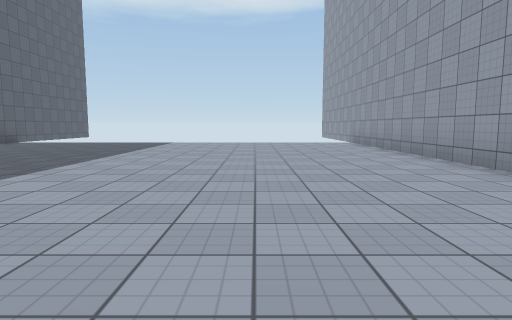
View 1 (above)

20 first-person views from a walk through a scene from a Unity 3-D project. The camera is 1.2 m above the floor, tilts 6° down and sees 75° across. The floor is counted in squares, 2 m on a side. Each view is taken from the middle of a square. On the plan, view 1 faces up. The plan holds only what a view shows up to about 10 squares ahead; the rest is blank. The player character is not drawn. Surface patterns are stand-ins for the level's own textures.

View 2
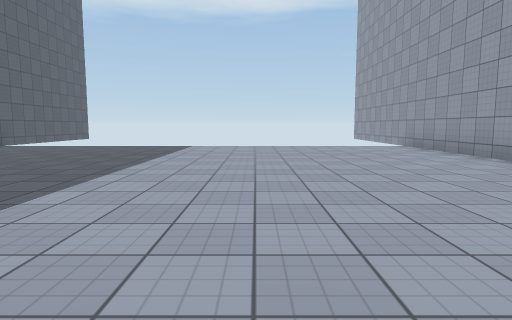

View 3
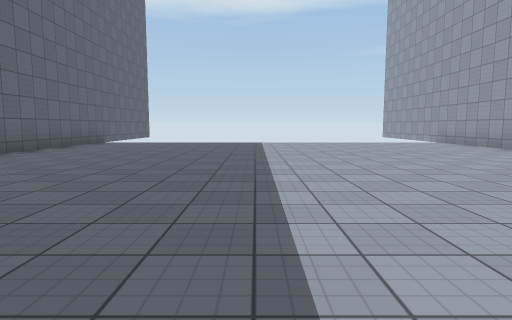

View 4
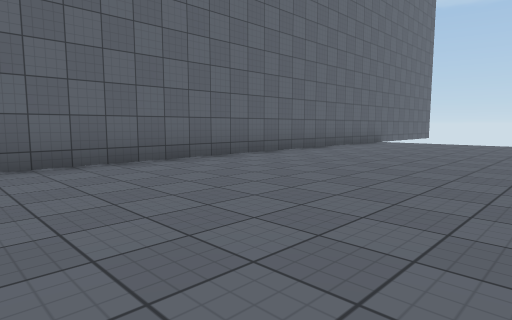

View 5
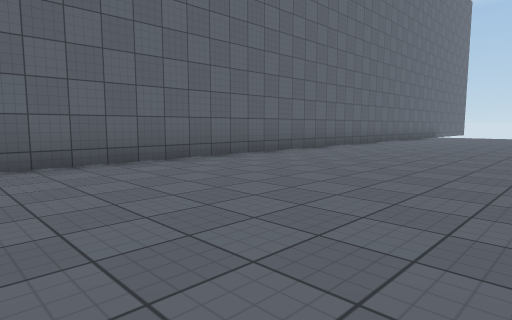

View 6
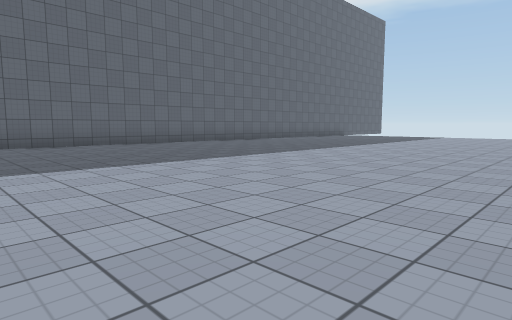

View 7
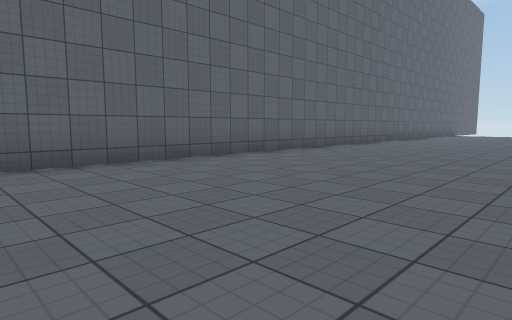

View 8
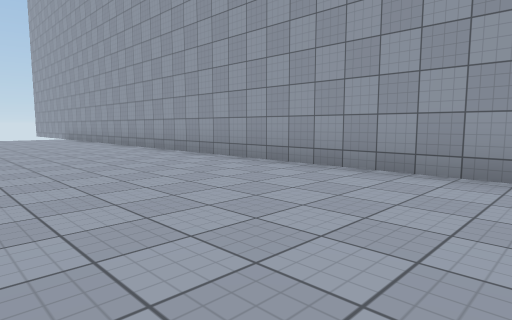

View 9
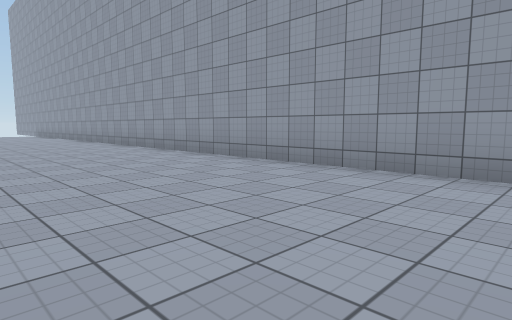

View 10
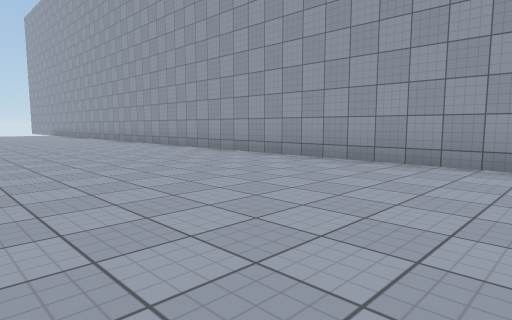

View 11
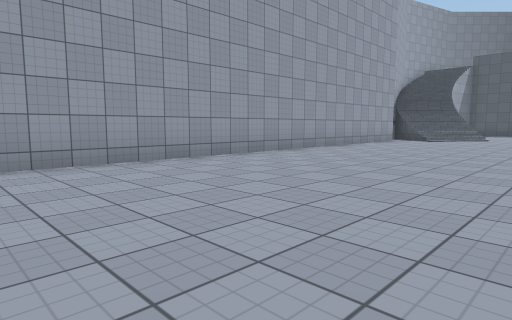

View 12
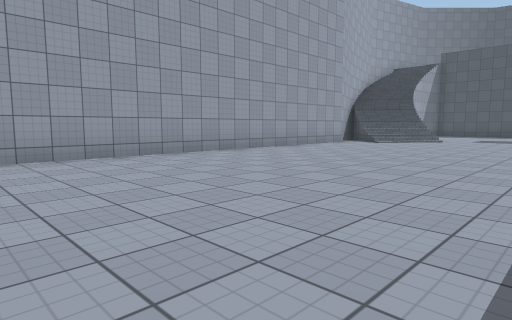

View 13
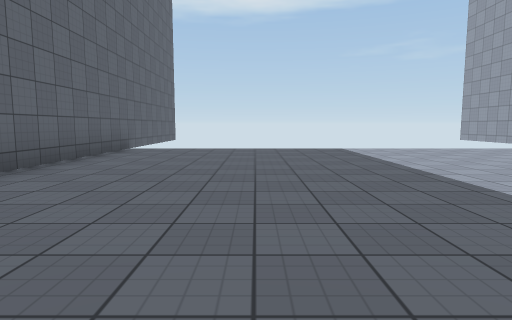

View 14
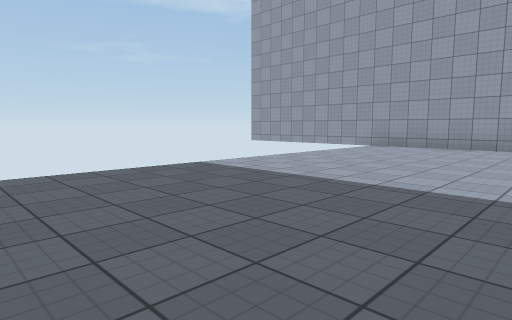

View 15
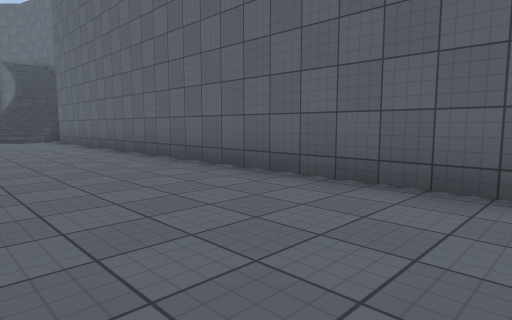

View 16
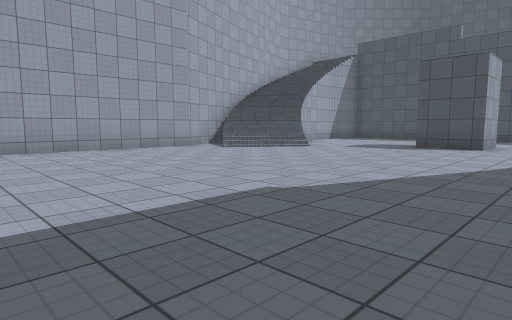

View 17
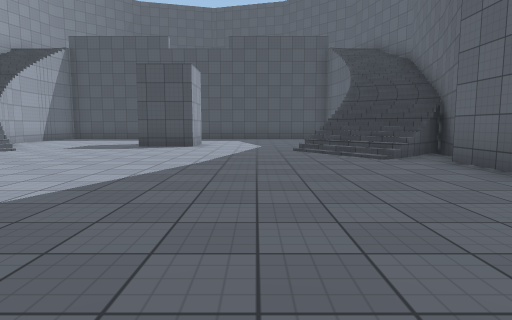

View 18
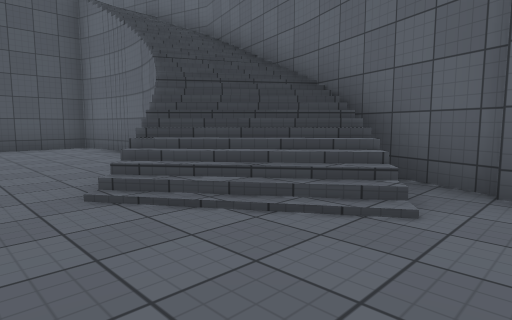

View 19
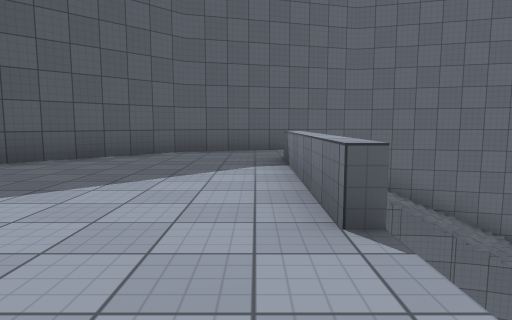

View 20
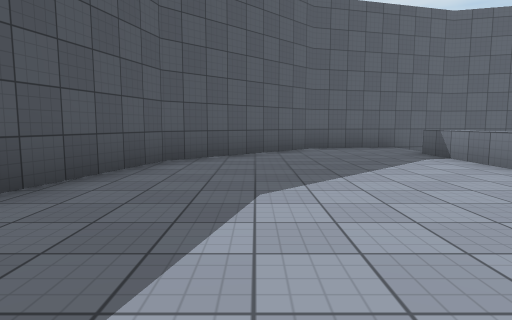

### Floor plan
Key: @ floor where view 1 was taken; # wall or solid block; . main floor; : floor 7.5 m higher than the main floor; / step, stairs or slope; = window, fence, low wall or low ledge.
Columns run from 11 left of view 1 to 4 right of it. Each row starts with its distance up from view 1.
 12   ##          ##
 11   #............#
 10   #............#
  9   #............#
  8   #............#
  7   #............#
  6   #............#
  5   #............#
  4   #............#
  3   #............#
  2   #............#
  1   #............#
  0   #........@...#
 -1   #............#
 -2   #............#
 -3   #............#
 -4   #............#
 -5   #............#
 -6   #............#
 -7   #............#
 -8   #............#
 -9   #............#
-10   #.... .......#
-11   #...  .......#
-12   #...  .......#
-13   #............#
-14   #............#
-15   #............#
-16   #............#
-17   #............#
-18   #............#
-19   #//......../.#
-20  ##//......../
-21  #////......=/
-22  #//#......../
-23 ##//....##....
-24 #///..
-25 #///..
-26 #///..
-27 #//#.....
-28 ##::::::::
-29  #:::::::
-30  ##:::::::
-31   ##:::::::
-32    ##:::::
-33     ###::
-34       ##

Where each view was taken, in squares from view 1:
view 1: 0 up, 0 right, facing up
view 2: 2 up, 1 left, facing up
view 3: 0 up, 3 left, facing up
view 4: 0 up, 3 left, facing up-left
view 5: 6 down, 3 left, facing up-left
view 6: 6 down, 2 right, facing up-left
view 7: 9 down, 3 left, facing up-left
view 8: 4 down, 1 left, facing up-right
view 9: 9 down, 1 left, facing up-right
view 10: 10 down, 2 left, facing up-right
view 11: 6 down, 2 left, facing down-right
view 12: 8 down, 3 left, facing down-right
view 13: 3 up, 5 left, facing up
view 14: 7 up, 6 left, facing up-right
view 15: 6 down, 5 left, facing down-left
view 16: 13 down, 5 left, facing down-right
view 17: 13 down, 5 left, facing down
view 18: 18 down, 5 left, facing down-left
view 19: 28 down, 2 left, facing left
view 20: 31 down, 1 left, facing left
